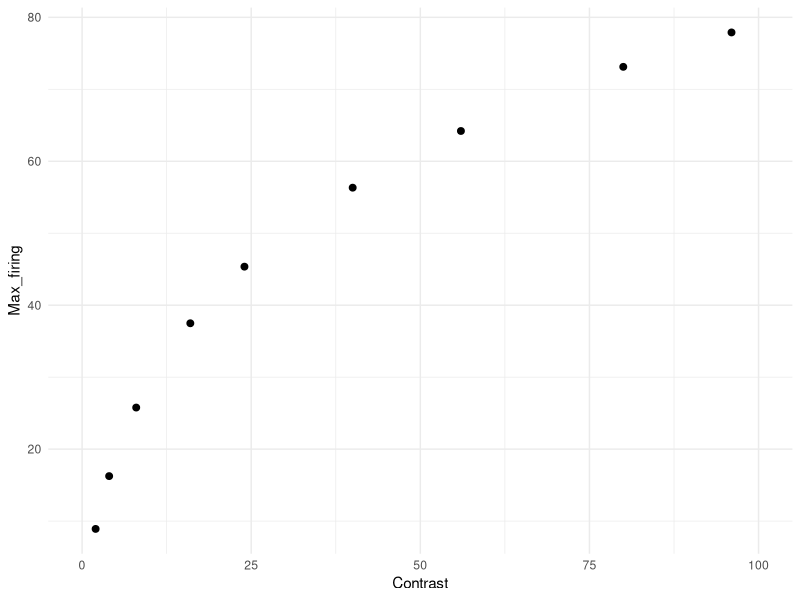
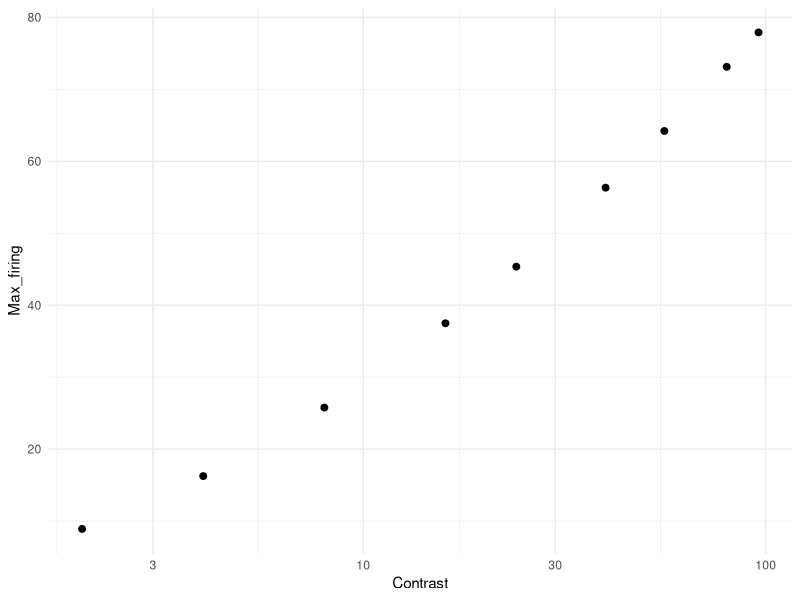

Write R code to recreate these figures, in order. (Note: this script raises an error after producing the figures.)
# Simulation assuming log squared function on Liu et al. (2015, fig. 1A)

library(tidyverse)
library(doParallel)
library(foreach)

Contrast <- c(2, 4, 8, 16, 24, 40, 56, 80, 96)
a <- 2.2766
b <- 1.2853

Max_firing <- a * (log(Contrast) + b)^2
df_ah <- data.frame(Contrast, Max_firing)

g1 <- ggplot(df_ah, aes(x = Contrast, y = Max_firing)) +
  geom_point(size = 2) +
  coord_cartesian(xlim = c(0, 100)) +
  theme_minimal()
g1            

g2 <- ggplot(df_ah, aes(x = Contrast, y = Max_firing)) +
  geom_point(size = 2) +
  scale_x_log10() +
  theme_minimal()
g2 

### Simulation ###
cl <- makeCluster(parallel::detectCores() - 1)
registerDoParallel(cl)

n_neurons <- 180                                               # Number of neurons in the population
orientations <- seq(1, 180, by = 1)                            # Possible orientations (0 to 359 degrees)
preferred_orientations <-  seq(1, 180, length.out = n_neurons) # Preferred orientation of each neuron
max_firing_seq <- df_ah$Max_firing                             # Maximum firing rate of each neuron
contrast <-       df_ah$Contrast
tuning_width    <- 20                                          # Tuning width (standard deviation) of each neuron's response curve
n_trials <- 10000

all_results <- list()

for (max_firing_rate in max_firing_seq) {
  
  cat("Running max firing rate =", max_firing_rate, "\n")
  
  tuning_curves <- matrix(0, nrow = n_neurons, ncol = length(orientations))
  
  for (i in 1:n_neurons) {
    tuning_curves[i, ] <- max_firing_rate * exp(
      -0.5 * (
        pmin(abs(orientations - preferred_orientations[i]),
             180 - abs(orientations - preferred_orientations[i]))^2
      ) / tuning_width^2
    )
  }
  
  # ---- 90 ----
  responses_90 <- foreach(
    i = 1:n_trials,
    .combine = rbind,
    .packages = "stats"
  ) %dopar% {
    
    input_90 <- rnorm(n_trials, 90, 0)
    idx <- round(input_90[i]) + 1
    idx <- pmin(pmax(idx, 1), 180)
    
    mu <- tuning_curves[, idx]
    mu[mu == 0] <- 1e-8
    
    resp <- rnbinom(n_neurons, size = 1000000, mu = mu)
    
    cbind(resp,
          neuron = seq_len(n_neurons),
          stim = 90,
          trial = i,
          maxFR = max_firing_rate)
  }
  
  # ---- 91 ----
  responses_91 <- foreach(
    i = 1:n_trials,
    .combine = rbind,
    .packages = "stats"
  ) %dopar% {
    
    input_91 <- rnorm(n_trials, 91, 0)
    idx <- round(input_91[i]) + 1
    idx <- pmin(pmax(idx, 1), 180)
    
    mu <- tuning_curves[, idx]
    mu[mu == 0] <- 1e-8
    
    resp <- rnbinom(n_neurons, size = 1000000, mu = mu)
    
    cbind(resp,
          neuron = seq_len(n_neurons),
          stim = 91,
          trial = i,
          maxFR = max_firing_rate)
  }
  
  df_tmp <- as.data.frame(rbind(responses_90, responses_91))
  colnames(df_tmp) <- c("Spikes", "Neuron", "Stimulus", "Trial", "Contrast")
  
  all_results[[as.character(max_firing_rate)]] <- df_tmp
}

df <- do.call(rbind, all_results)
df$Contrast <- contrast[match(df$Contrast, max_firing_seq)]

### Visualization ###
df %>%
  group_by(Stimulus, Contrast, Trial) %>%
  summarise(Sum_spikes = sum(Spikes), .groups = "drop") -> df_sum

g3 <- ggplot(df_sum, aes(x = Sum_spikes, color = factor(Contrast))) +
  geom_density(alpha = 0.2, linewidth = 1) +
  theme_classic() +
  labs(
    x = "Sum of spikes",
    y = "Density",
    color = "Max firing rate",
    fill =  "Max firing rate"
  )
g3

df_sum %>%
  group_by(Contrast) %>%
  summarise(Mean_sum_spikes = mean(Sum_spikes),
            SD_sum_spikes = sd(Sum_spikes), .groups = "drop") -> df_summary

df_summary %>%
  ggplot(aes(x = Contrast, y = Mean_sum_spikes)) +
  geom_point(size = 2) +
  coord_cartesian(xlim = c(0, 100)) +
  theme_minimal() -> g4
g4

df_summary %>%
  ggplot(aes(x = Contrast, y = Mean_sum_spikes)) +
  geom_point(size = 2) +
  scale_x_log10() +
  scale_y_log10() +
  theme_minimal() -> g5
g5

df_summary %>%
  ggplot(aes(x = Contrast, y = SD_sum_spikes)) +
  geom_point(size = 2) +
  coord_cartesian(xlim = c(0, 100)) +
  theme_minimal() -> g6
g6

df_summary %>%
  ggplot(aes(x = Contrast, y = SD_sum_spikes)) +
  geom_point(size = 2) +
  scale_x_log10() +
  theme_minimal() -> g7
g7

df %>%
  filter(Neuron %in% c(90, 91)) %>%
  pivot_wider(names_from = Neuron, values_from = Spikes) %>%
  ggplot(aes(x = `90`, y = `91`, color = factor(Stimulus))) +
  geom_point(size = 2, alpha = 0.2) +
  labs(x = "Neuron 90", y = "Neuron 91") +
  coord_cartesian(xlim = c(0, 100), ylim = c(0, 100)) +
  theme_minimal() +
  facet_wrap(. ~ Contrast) -> g8
# g8

# sanity check for fano factor 
df %>%
  group_by(Contrast, Stimulus, Neuron) %>%
  summarise(
    mean_spikes = mean(Spikes),
    var_spikes  = var(Spikes),
    fano = var_spikes / mean_spikes,
    .groups = "drop"
  ) %>%
  filter(mean_spikes > 0) %>%
  group_by(Contrast, Stimulus) %>%
  summarise(
    mean_mean_spikes = mean(mean_spikes, na.rm = TRUE),
    mean_var_spikes = mean(var_spikes),
    mean_fano = mean(fano, na.rm = TRUE), # average across neurons
    sd_fano   = sd(fano, na.rm = TRUE),   # sd across neurons
    .groups = "drop")

### Linear Fisher information ###
df_wide <- df %>%
  pivot_wider(
    id_cols = c(Trial, Contrast, Stimulus),
    names_from = Neuron,
    values_from = Spikes)

df_wide$Stimulus_bin <- ifelse(df_wide$Stimulus == 90, 1, 0)

compute_lfi <- function(data, lambda = 1e-6) {
  
  neurons <- grep("^[0-9]+$", colnames(data), value = TRUE)  
  
  data0 <- data[data$Stimulus_bin == 0, neurons]
  data1 <- data[data$Stimulus_bin == 1, neurons]
  
  mu0 <- colMeans(data0)
  mu1 <- colMeans(data1)
  
  df <- mu1 - mu0
  
  Sigma0 <- cov(data0)
  Sigma1 <- cov(data1)
  Sigma  <- (Sigma0 + Sigma1) / 2
  
  p <- length(neurons)              # 逆行列を安定化させる処理 (ニューロン間の相関を少し弱める)
  Sigma <- Sigma + lambda * diag(p) # Ridge正則化, Tikhonov regularization (小さい固有値を持ち上げる)
  
  I <- as.numeric(t(df) %*% solve(Sigma) %*% df) # LFI
  I_per_neuron <- I / p
  
  return(I_per_neuron)
}

maxFR_values <- sort(unique(df_wide$Contrast))

lfi_results <- data.frame(
  Contrast = numeric(),
  LFI_per_neuron = numeric()
)

for (maxFR in maxFR_values) {
  df_sub <- df_wide[df_wide$Contrast == maxFR, ]
  lfi_value <- compute_lfi(df_sub)
  lfi_results <- rbind(lfi_results,
                       data.frame(Contrast = maxFR,
                                  LFI_per_neuron = lfi_value))
}

lfi_results$Contrast <- contrast
print(lfi_results)

lfi_results %>%
  ggplot(aes(x = Contrast, y = LFI_per_neuron)) +
  geom_point(size = 2) +
  coord_cartesian(xlim = c(0, 100)) +
  theme_minimal() -> g9
g9

### Decoding with logistic regression ###
run_logistic_cv_parallel <- function(data, k = 5, ncores = detectCores() - 1) {
  
  predictors <- grep("^[0-9]+$", colnames(data), value = TRUE)  
  n <- nrow(data)
  
  set.seed(123)
  folds <- sample(rep(1:k, length.out = n))
  
  cl <- makeCluster(ncores)
  registerDoParallel(cl)
  
  acc <- foreach(i = 1:k, .combine = c) %dopar% {
    
    train <- data[folds != i, ]
    test  <- data[folds == i, ]
    
    model <- glm(
      Stimulus_bin ~ .,
      data = train[, c("Stimulus_bin", predictors)],
      family = binomial
    )
    
    prob <- predict(model, newdata = test, type = "response")
    pred <- ifelse(prob > 0.5, 1, 0)
    
    mean(pred == test$Stimulus_bin)
  }
  
  stopCluster(cl)
  
  mean(acc)
}

decoding_results <- data.frame(
  Contrast = numeric(),
  Decoding_accuracy = numeric()
)

for (maxFR in maxFR_values) {
  df_sub <- df_wide[df_wide$Contrast == maxFR, ]
  accuracy <- run_logistic_cv_parallel(df_sub, k = 5, ncores = detectCores() - 1)
  decoding_results <- rbind(decoding_results,
                            data.frame(Contrast = maxFR,
                                       Decoding_accuracy = accuracy))
}

decoding_results <- mutate(decoding_results, D_prime = qnorm(Decoding_accuracy) - qnorm(1 - Decoding_accuracy),
                           Contrast = contrast)
decoding_results

decoding_results %>%
  ggplot(aes(x = Contrast, y = D_prime)) +
  geom_point(size = 2) +
  coord_cartesian(xlim = c(0, 100)) +
  theme_minimal() -> g10
g10

decoding_results %>%
  ggplot(aes(x = Contrast, y = D_prime)) +
  geom_point(size = 2) +
  scale_x_log10() +
  theme_minimal() -> g11
g11

g <- cowplot::plot_grid(g1, g2, g10, g11, g4, g5, nrow = 3)
ggsave("log_squared.png", g, width = 4, height = 5.6, dpi = 300)
